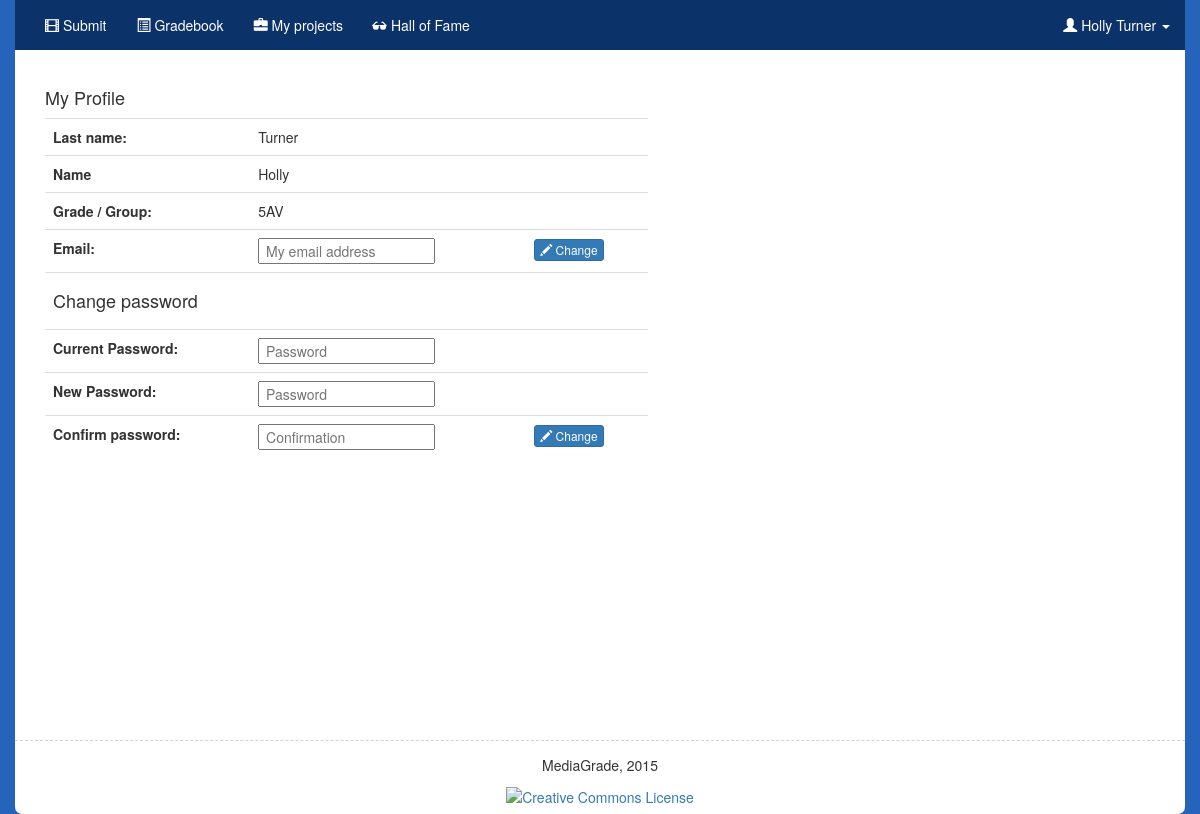
The page /profile.php (signed in) on the database its author committed.
### tables this page shows
CREATE TABLE IF NOT EXISTS `users` (
  `id` int(11) NOT NULL AUTO_INCREMENT,
  `username` varchar(20) NOT NULL,
  `email` tinytext NOT NULL,
  `hash` varchar(255) NOT NULL,
  `name` varchar(20) NOT NULL,
  `last_name` varchar(20) NOT NULL,
  `class` varchar(5) NOT NULL,
  `is_staff` tinyint(1) NOT NULL,
  PRIMARY KEY (`username`),
  KEY `id` (`id`)
);

### public/profile.php (called while the page is built, shortened)
<?php
    $query = query("SELECT * FROM users WHERE id = ?", $_SESSION["id"]);
    render("profile.php", ["title" => "Profil", "user_data" => $query[0]], true);
?>

### templates/profile.php (the view, shortened to what this page needs)
<main class="col-md-10" id="content">
      <div class="row">
        <div class="col-md-8">
           <h4><?= LABEL_MY_PROFILE ?></h4>
           <form action="profile.php" method="post" role="form">
           <table class="table">
               <tr>
                <td><b><?= LABEL_LAST_NAME ?>:</b> </td><td><?= $user_data["last_name"]?></td><td></td>
               </tr>
               <tr>
                <td><b><?= LABEL_NAME ?></b> </td><td><?= $user_data["name"]?></td><td></td>
               </tr>
               <tr>
                <td><b><?= LABEL_CLASS ?>:</b> </td><td><?= ($_SESSION["admin"] ? LABEL_TEACHER : $user_data["class"]) ?></td><td></td>
               </tr>                   <tr>
                   <td><b><?= LABEL_EMAIL ?>:</b> </td>
                   <td><input type="text" name="email" placeholder=" <?= LABEL_MY_MAIL ?>" value="<?= $user_data["email"]?>" /></td>
                   <td><button type="submit" name="change_email" value="1" class="btn btn-primary btn-xs"><span class="glyphicon glyphicon-pencil"></span> <?= LABEL_MODIFY ?></button> </td>
               </tr>
                   <td colspan="3"><h4><?= LABEL_CHANGE_PASS ?></h4></td>
               <tr>
                   <td><b><?= LABEL_ACTUAL_PASS ?>:</b> </td>
                   <td><input type="password" name="actual_password" placeholder=" <?= LABEL_PASSWORD ?>"  /></td>
                   <td></td>
               </tr>
               <tr>
                   <td><b><?= LABEL_NEW_PASS ?>:</b> </td>
                   <td><input type="password" name="new_password" placeholder=" <?= LABEL_PASSWORD ?>"  /></td>
                   <td></td>
               </tr>
               <tr>
                   <td><b><?= LABEL_CONFIRM_PASS ?>:</b> </td>
                   <td><input type="password" name="confirm_new_password" placeholder=" Confirmation" /></td>
                   <td><button type="submit" name="change_password" value="1" class="btn btn-primary btn-xs"><span class="glyphicon glyphicon-pencil"></span> <?= LABEL_MODIFY ?></button> </td>
               </tr>
            </table>
           </form>
        </div>
     </div>
</main>

### public/css/styles.css (style rules this page uses)
html { overflow: -moz-scrollbars-vertical; overflow-y: scroll; }
main { padding-bottom:5em; }
body { background-color: #2664BB; padding-top: 50px; }
main { padding-bottom: 2em; padding-top: 0; }
main .row:first-child, main form:first-child { padding-top:2em; }

### public/css/sticky-footer.css (style rules this page uses)
html, body { height: 100%; }

### rows shown on the page
users: last_name "Turner", name "Holly", class "5AV"

### other values the page prints
LABEL_SUBMIT "Submit"
LABEL_GRADE_BOOK "Gradebook"
LABEL_MY_GALLERY "My projects"
LABEL_GALLERY "Hall of Fame"
$_SESSION["name"] "Holly"
$_SESSION["last_name"] "Turner"
LABEL_MY_PROFILE "My Profile"
LABEL_LAST_NAME "Last name"
LABEL_NAME "Name"
LABEL_CLASS "Grade / Group"
LABEL_EMAIL "Email"
LABEL_MODIFY "Change"
LABEL_CHANGE_PASS "Change password"
LABEL_ACTUAL_PASS "Current Password"
LABEL_NEW_PASS "New Password"
